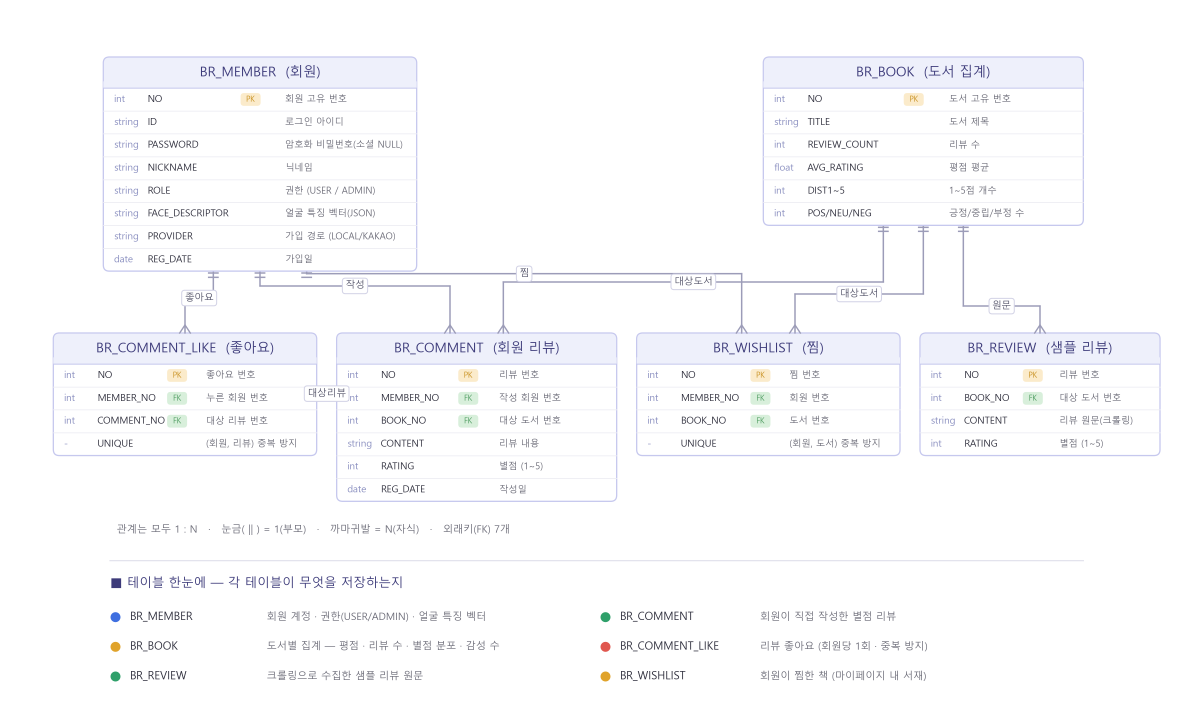
#> input picture docs/erd_bookreview.png, 3540 x 2180 px, found by its file name (shown at 1/3 size)
$ python gen_pdf_report.py
#> lines starting #> are read from the running program, lines starting #| are printed output that depends on the picture
# -*- coding: utf-8 -*-
"""BookReview 발표 내용 → 보고서 형식 PDF"""
import matplotlib
matplotlib.use('Agg')
import matplotlib.pyplot as plt
import matplotlib.image as mpimg
from matplotlib.patches import FancyBboxPatch
from matplotlib.backends.backend_pdf import PdfPages
from matplotlib.font_manager import FontProperties

KF = FontProperties(fname=r'C:\Windows\Fonts\malgun.ttf')
def kf(size, weight='normal'):
    f = KF.copy(); f.set_size(size); f.set_weight(weight); return f

INK='#1D1D2E'; NAVY='#20263F'; BLUE='#2E7CE6'; GOLD='#C8901F'
GREEN='#2EA06A'; RED='#E0574F'; GREY='#5C6270'; LIGHT='#F1F3F8'; WHITE='#FFFFFF'

DOC = r'D:\Lecture\spring-workspace\book-review\docs\BookReview_보고서.pdf'
ERD = r'D:\Lecture\spring-workspace\book-review\docs\erd_bookreview.png'
pdf = PdfPages(DOC)
pages_png = []

def new_page(kicker, title):
    fig = plt.figure(figsize=(8.27, 11.69), dpi=150)
    ax = fig.add_axes([0, 0, 1, 1]); ax.set_xlim(0, 210); ax.set_ylim(0, 297)
    ax.invert_yaxis(); ax.axis('off')
    # 상단 네이비 밴드
    ax.add_patch(plt.Rectangle((0, 0), 210, 32, fc=NAVY, ec='none'))
    ax.text(20, 13, kicker, ha='left', va='center', fontproperties=kf(10, 'bold'), color=GOLD)
    ax.text(20, 23, title, ha='left', va='center', fontproperties=kf(17, 'bold'), color=WHITE)
    ax.text(190, 20, 'BookReview', ha='right', va='center', fontproperties=kf(11, 'bold'), color='#8B93A7')
    # 하단 푸터
    ax.plot([20, 190], [285, 285], color='#D8DCE6', lw=0.8)
    ax.text(20, 290, 'BookReview · 스프링 발표자료 보고서 · kr.ac.kopo', ha='left', va='center',
            fontproperties=kf(8), color=GREY)
    return fig, ax

def h2(ax, y, text, color=BLUE):
    ax.add_patch(plt.Rectangle((20, y-3.4), 3, 6.8, fc=color, ec='none'))
    ax.text(26, y, text, ha='left', va='center', fontproperties=kf(13, 'bold'), color=INK)

def bullet(ax, y, text, x=27, color=GREY, size=10.5, strong=False):
    ax.text(x, y, '•', ha='left', va='center', fontproperties=kf(size, 'bold'), color=BLUE)
    ax.text(x+5, y, text, ha='left', va='center',
            fontproperties=kf(size, 'bold' if strong else 'normal'), color=INK if strong else '#33384A')

def para(ax, y, text, x=26, size=10.5, color='#33384A'):
    ax.text(x, y, text, ha='left', va='center', fontproperties=kf(size), color=color)

def card(ax, x, y, w, h, fc=LIGHT, ec='#E1E4EE'):
    ax.add_patch(FancyBboxPatch((x, y), w, h, boxstyle="round,pad=0,rounding_size=2.5",
                                fc=fc, ec=ec, lw=1))

def savefig(fig):
    pdf.savefig(fig, facecolor='white')
    p = DOC.replace('.pdf', f'_p{len(pages_png)+1}.png')
    fig.savefig(p, dpi=110, facecolor='white'); pages_png.append(p); plt.close(fig)

# ═══════════════ PAGE 1 — 개요 ═══════════════
fig, ax = new_page('01  OVERVIEW', '프로젝트 개요')
# 한 줄 정의 배너
card(ax, 20, 44, 170, 18, fc=BLUE, ec=BLUE)
ax.text(105, 53, '“독자가 남긴 실제 리뷰”로 책을 고르는 도서 리뷰·탐색 플랫폼', ha='center', va='center',
        fontproperties=kf(13, 'bold'), color=WHITE)
para(ax, 72, '알라딘 도서 리뷰 크롤링 데이터(도서 200종 · 리뷰 4,000건)를 정제해 Oracle에 적재하고,')
para(ax, 79, '도서 검색 · 평점/리뷰 순위 · 상세 통계(평점 분포 · 감성 분석)를 제공하는 Spring MVC 웹앱이다.')

h2(ax, 96, '무엇을 하는 사이트인가')
bullet(ax, 106, '독자 리뷰를 모아 책의 평점·별점 분포·감성(긍정/중립/부정)을 한눈에 보여준다')
bullet(ax, 114, '제목 검색 · 평점 순위 · 리뷰 순위로 원하는 책을 빠르게 탐색한다')
bullet(ax, 122, '로그인 후 별점 리뷰 작성 · 좋아요 · 찜(내 서재) 등 회원 활동을 지원한다')
bullet(ax, 130, '각 도서를 예스24·알라딘·교보문고 검색으로 연결해 실시간 가격을 확인한다')

h2(ax, 148, '기술 스택')
bullet(ax, 158, 'Backend : Java 17 · Spring Web MVC 6.2 · MyBatis')
bullet(ax, 166, 'Database : Oracle XE 21c (테이블 6개)')
bullet(ax, 174, 'Frontend : JSP / JSTL · 자체 CSS 디자인')
bullet(ax, 182, 'AI/인증 : 딥러닝 얼굴 인식(face-api.js) · 카카오 OAuth')

# 스탯 카드 4개
stats = [('200', '도서'), ('4,000', '리뷰'), ('6', '테이블'), ('3', '로그인 방식')]
sx = 20
for val, lab in stats:
    card(ax, sx, 198, 40, 30)
    ax.text(sx+20, 210, val, ha='center', va='center', fontproperties=kf(22, 'bold'), color=BLUE)
    ax.text(sx+20, 221, lab, ha='center', va='center', fontproperties=kf(10), color=GREY)
    sx += 43
savefig(fig)
#> in savefig, `pdf.savefig(fig, facecolor='white')`:
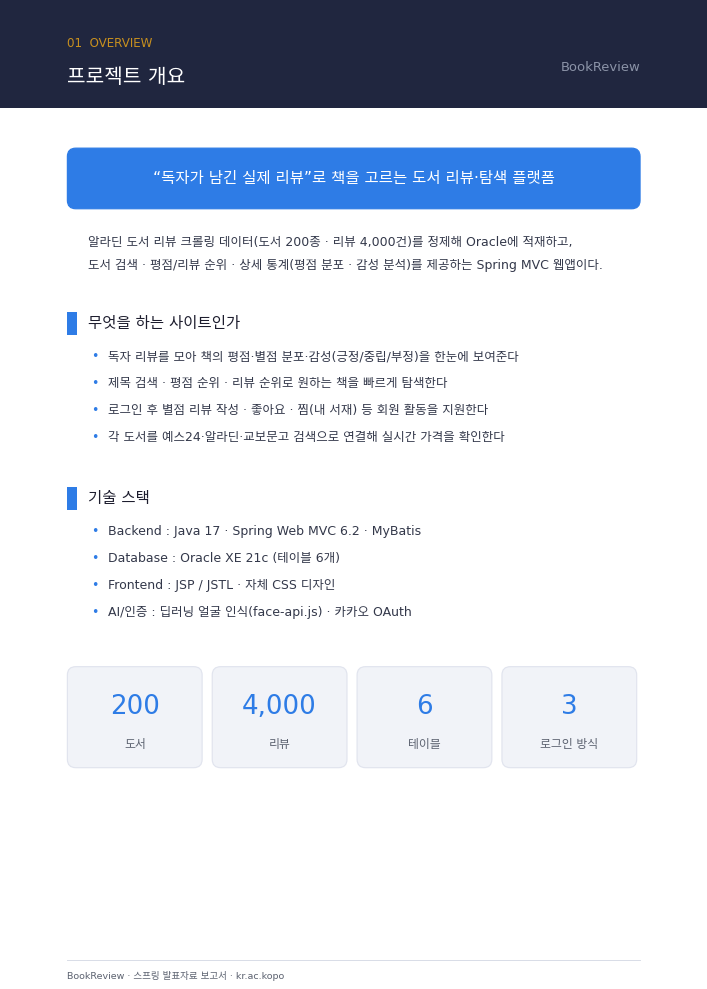
#> figure drawn by matplotlib, 1 panel

# ═══════════════ PAGE 2 — ERD ═══════════════
fig, ax = new_page('02  DATABASE', '데이터베이스 구조 (ERD)')
para(ax, 45, '테이블 6개 · 외래키(FK) 7개 · 모든 관계는 1 : N (부모 → 자식).')
para(ax, 52, '회원 탈퇴 시 관련 데이터는 ON DELETE CASCADE로 함께 삭제된다.')
# ERD 이미지 (하단 설명 패널 포함)
img = mpimg.imread(ERD)
#> img is the input picture: shape (2180, 3540, 4) float32; mean R, G, B, A 0.984, 0.984, 0.989, 1
ih, iw = img.shape[0], img.shape[1]
#> ih = 2180; iw = 3540
disp_w_mm = 188.0
disp_h_mm = disp_w_mm * ih / iw
#> disp_h_mm = 115.8
imax = fig.add_axes([ (210-disp_w_mm)/2/210, 1 - (62+disp_h_mm)/297, disp_w_mm/210, disp_h_mm/297 ])
imax.imshow(img); imax.axis('off')
savefig(fig)
#> in savefig (call 2), `pdf.savefig(fig, facecolor='white')`:
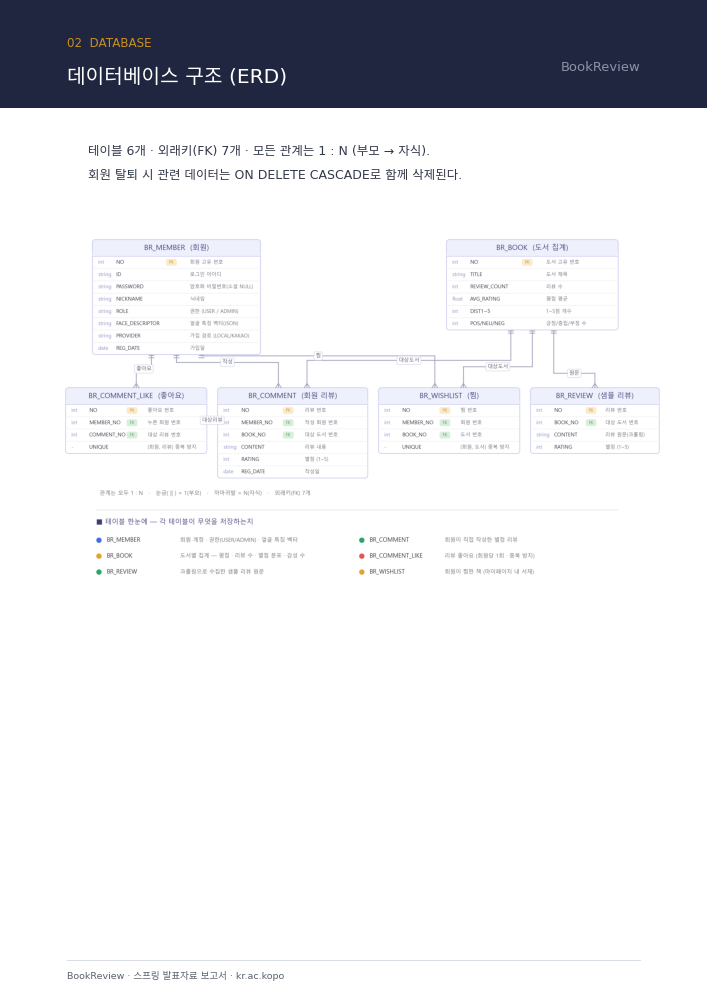
#> figure drawn by matplotlib, 2 panels

# ═══════════════ PAGE 3 — 기능 ═══════════════
fig, ax = new_page('03  FEATURES', '기능 — 권한 · 로그인')
h2(ax, 46, '사용자 권한별 기능')
roles = [
    ('비회원 (Guest)', RED, ['도서 검색 · 평점/리뷰 순위 · 도서 상세 열람만 (읽기 전용)']),
    ('회원 (User)', BLUE, ['가입 · 로그인 / 얼굴 · 카카오 로그인',
                          '별점 리뷰 작성·삭제 · 좋아요 · 찜 · 마이페이지']),
    ('관리자 (Admin)', GREEN, ['대시보드(회원 수·도서 수) · 전체 회원 목록',
                             '도서 표지 이미지 관리 (책 추가·삭제는 없음)']),
]
y = 56
for name, col, items in roles:
    ax.text(27, y, name, ha='left', va='center', fontproperties=kf(11.5, 'bold'), color=col)
    y += 8
    for it in items:
        bullet(ax, y, it); y += 7.5
    y += 4

h2(ax, y+4, '로그인 — 3가지 방식'); y += 16
logins = [
    ('아이디 · 비밀번호', '입력값 검증 · 세션(HttpSession) 인증 · 로그아웃/탈퇴'),
    ('카카오 로그인', 'OAuth 2.0 인가코드 · 최초 로그인 시 자동 회원가입'),
    ('얼굴 인식 로그인', 'face-api.js · 128차원 얼굴 특징 추출 · 유클리드 거리(임계값 0.5)'),
]
for name, desc in logins:
    ax.text(27, y, name, ha='left', va='center', fontproperties=kf(11, 'bold'), color=INK)
    para(ax, y+7, desc, x=29, size=10)
    y += 18
savefig(fig)
#> in savefig (call 3), `pdf.savefig(fig, facecolor='white')`:
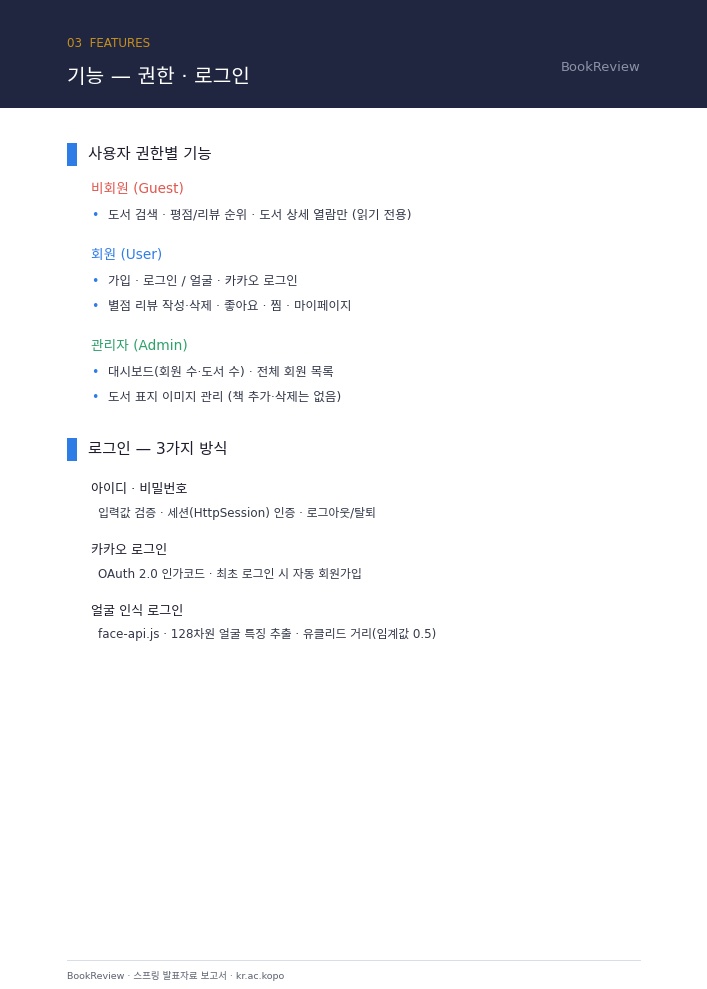
#> figure drawn by matplotlib, 1 panel

# ═══════════════ PAGE 4 — 구현/미구현 ═══════════════
fig, ax = new_page('04  SCOPE', '구현한 기능 · 아쉬운 점')
h2(ax, 46, '구현 완료 (한 것)', color=GREEN)
done = [
    '도서 검색 · 평점/리뷰 순위 · 도서 상세',
    '평점 분포 + 감성(긍정/중립/부정) 시각화',
    '회원가입 · 세션 로그인 · 카카오 OAuth',
    '딥러닝 얼굴 등록 · 얼굴 로그인 (face-api.js)',
    '별점 리뷰 · 좋아요 · 찜 · 마이페이지',
    '관리자 대시보드 · 회원관리 · 표지관리',
    '예스24·알라딘·교보문고 구매처 바로가기',
]
y = 56
for d in done:
    bullet(ax, y, d); y += 8

h2(ax, y+4, '미구현 · 아쉬운 점 (못한 것 / 향후)', color=RED); y += 16
todo = [
    '관리자 도서 CRUD (추가·삭제) — 표지 관리만 가능',
    '실시간 크롤링 파이프라인 미연동 (정적 데이터)',
    '감성 분석이 별점 규칙 기반 (NLP 모델 아님)',
    '검색 페이징 · 자동완성 미구현',
    '도서 표지 일부 누락 · 이미지 업로드 미지원',
    '모바일 반응형 최적화 부족',
]
for t in todo:
    bullet(ax, y, t); y += 8

# 향후 핵심
card(ax, 20, y+4, 170, 20, fc='#EEF3FE', ec='#CFE0FA')
ax.text(27, y+10, '★ 향후 1순위', ha='left', va='center', fontproperties=kf(10.5, 'bold'), color=BLUE)
ax.text(27, y+17, '브라우저에서 하던 얼굴 인식을 독립 Python 서버(FastAPI)로 분리 → 보안·확장성 개선',
        ha='left', va='center', fontproperties=kf(10), color='#33384A')
savefig(fig)
#> in savefig (call 4), `pdf.savefig(fig, facecolor='white')`:
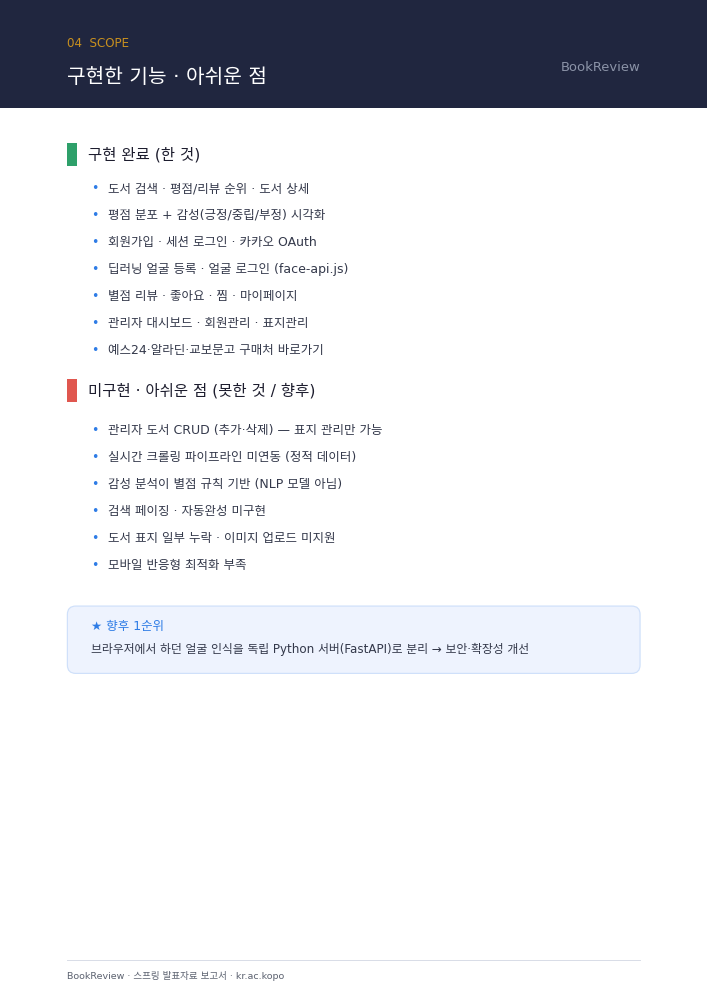
#> figure drawn by matplotlib, 1 panel

pdf.close()
print('PDF 저장 완료:', DOC, '| 페이지', len(pages_png))
